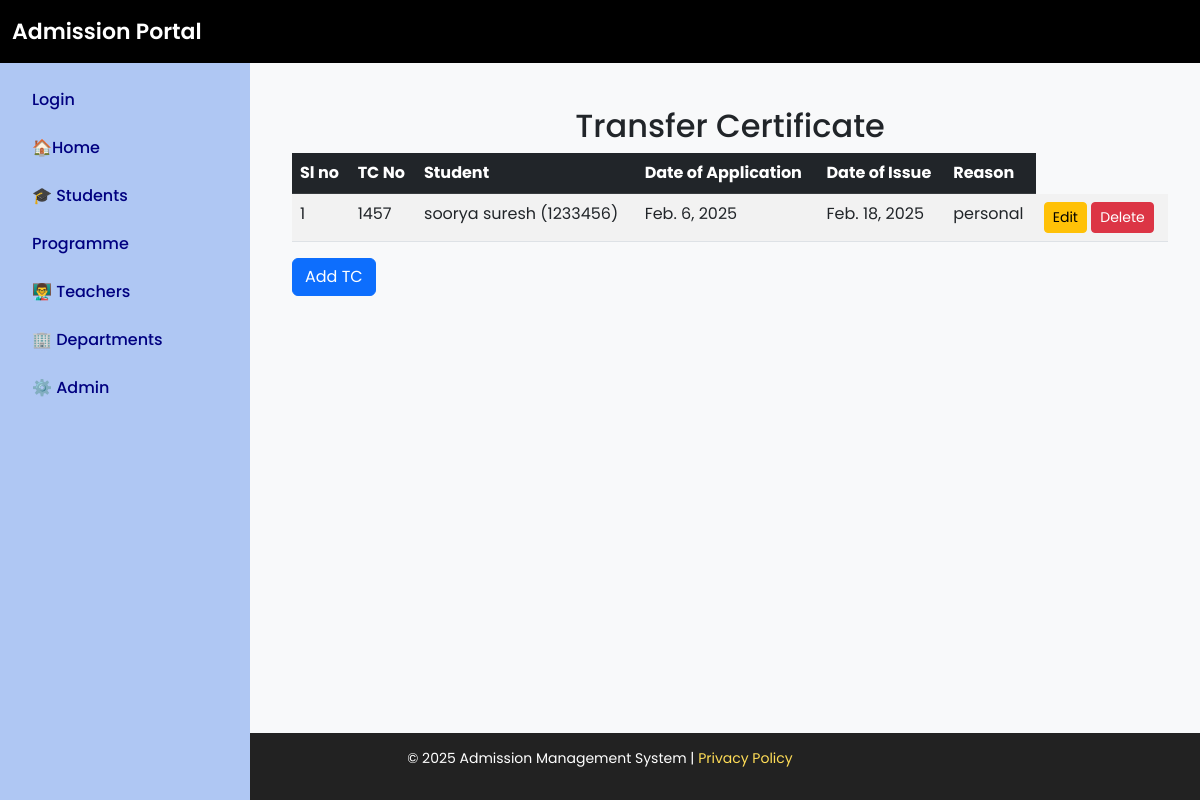
/transfer-certificates/, run on an earlier commit of the app's database.
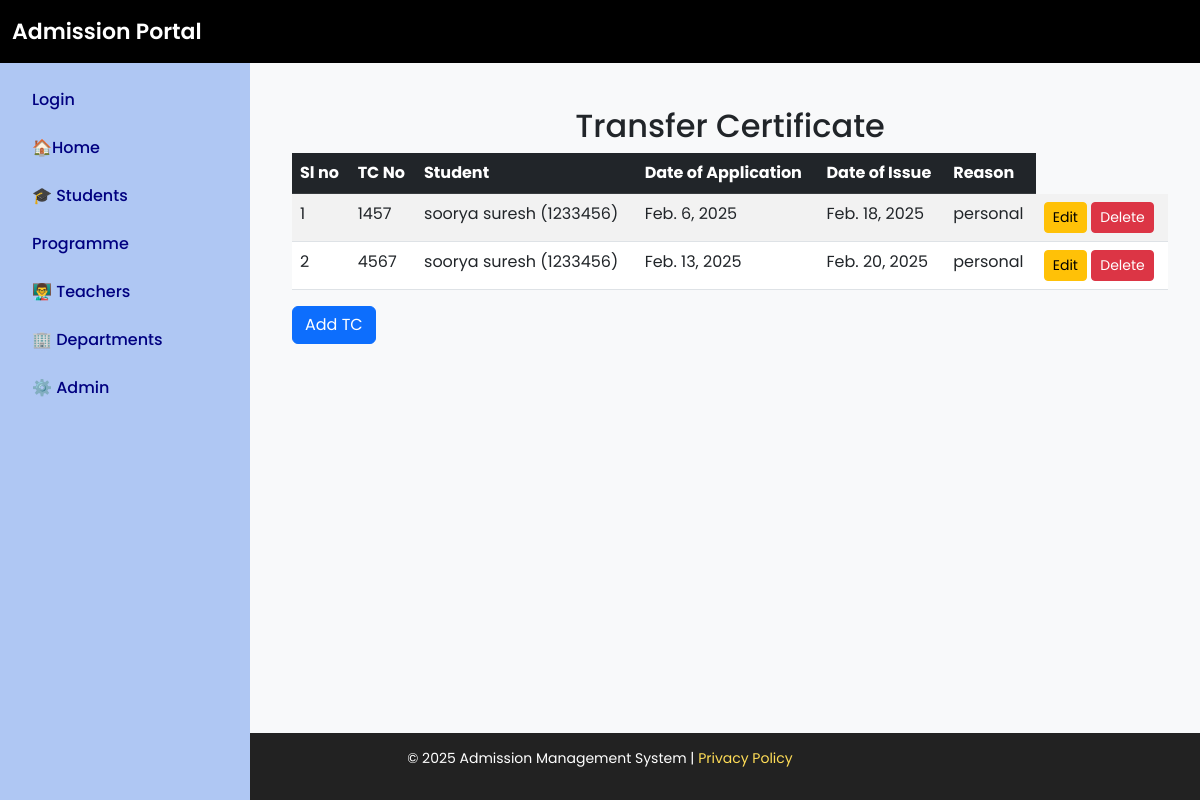
And on a later commit of the database.
### admission/models.py (models this page shows, shortened)
class TransferCertificate(models.Model):
    tc_no = models.CharField(max_length=50, unique=True)
    stud = models.ForeignKey('admission.Student', on_delete=models.CASCADE)  # Assuming 'student' is your app name
    date_of_application = models.DateField()
    date_of_issue = models.DateField(null=True, blank=True)
    reason = models.ForeignKey(Reason, on_delete=models.SET_NULL, null=True)

class Student(models.Model):
    stud_name = models.CharField(max_length=100)
    stud_adm_no = models.CharField(max_length=20, unique=True)
    stud_reg_no = models.CharField(max_length=20, unique=True, blank=True, null=True)
    stud_roll_no = models.CharField(max_length=20, unique=True, blank=True, null=True)
    aadhaar = models.CharField(max_length=12, unique=True)
    abc_id = models.CharField(max_length=50, blank=True, null=True)
    email = models.EmailField(unique=True)
    phone = models.CharField(max_length=15)
    dob = models.DateField()
    caste = models.ForeignKey(Caste, on_delete=models.SET_NULL, blank=True, null=True)  # Foreign Key to Caste
    religion = models.ForeignKey(Religion, on_delete=models.SET_NULL, blank=True, null=True)  # Foreign Key to Religion
    quota = models.ForeignKey(Quota, on_delete=models.SET_NULL, blank=True, null=True)
    program= models.ForeignKey(Program, on_delete=models.SET_NULL, blank=True, null=True)  # Foreign Key to Quota# Foreign Key to Quota
    parent_name = models.CharField(max_length=100)
    parent_mob = models.CharField(max_length=15)
    house_name = models.CharField(max_length=100)
    post = models.CharField(max_length=50)
    district = models.CharField(max_length=50)
    state = models.CharField(max_length=50)
    pincode = models.CharField(max_length=10)
    date_of_joining = models.DateField()
    income = models.DecimalField(max_digits=10, decimal_places=2, blank=True, null=True)
    egrantz = models.BooleanField(default=False)
    status = models.BooleanField(default=True)  # Active/Inactive
    gender = models.CharField(max_length=10, choices=[('Male', 'Male'), ('Female', 'Female'), ('Other', 'Other')])
    blood_group = models.CharField(max_length=5, choices=[('A+', 'A+'), ('A-', 'A-'), ('B+', 'B-'), ('O+', 'O-'), ('AB+', 'AB-')])
    language=models.CharField(max_length=10, choices=[('Malayalam', 'Malayalam'), ('Hindi', 'Hindi')] ,default='Malayalam')
    identification_mark = models.TextField(blank=True, null=True)
    def __str__(self):
        return f"{self.stud_name} ({self.stud_adm_no})"

class Reason(models.Model):
    reason_description = models.CharField(max_length=255)
    def __str__(self):
        return self.reason_description

### admission/views.py (the view)
# urls.py: path('transfer-certificates/', views.transfer_certificate_list, name='transfer_certificate_list'),
def transfer_certificate_list(request):
    tc_list = TransferCertificate.objects.all()
    return render(request, 'transfer_certificate_list.html', {'tc_list': tc_list})

### admission/templates/transfer_certificate_list.html
{% extends "base.html" %}
{% block content %}
<div class="container mt-4">
    <h2 class="text-center">Transfer Certificate </h2>
    <table class="table table-striped">
        <thead class="table-dark">
            <tr>
                <th>Sl no</th>
                <th>TC No</th>
                <th>Student</th>
                <th>Date of Application</th>
                <th>Date of Issue</th>
                <th>Reason</th>
            </tr>
        </thead>
        <tbody>
            {% for tc in tc_list %}
            <tr>
                <td>{{ forloop.counter }}</td>
                <td>{{ tc.tc_no }}</td>
                <td>{{ tc.stud }}</td>
                <td>{{ tc.date_of_application }}</td>
                <td>{{ tc.date_of_issue }}</td>
                <td>{{ tc.reason }}</td>
                <td>
                    <a href="{% url 'edit_transfer_certificate' tc.id  %}" class="btn btn-warning btn-sm">Edit</a>
                    <a href="{% url 'delete_transfer_certificate' tc.id%}" class="btn btn-danger btn-sm">Delete</a>
                </td>
            </tr>
            {% empty %}
            <tr>
                <td colspan="3" class="text-center">No Tc lists</td>
            </tr>
            {% endfor %}
        </tbody>
    </table>
    <a href="{% url 'add_transfer_certificate' %}" class="btn btn-primary">Add TC</a>
</div>
{% endblock %}

What changed in the data, as far as the page shows it:
added TransferCertificate: tc_no "4567", stud "soorya suresh (1233456)", date_of_application "Feb. 13, 2025", date_of_issue "Feb. 20, 2025", reason "personal"
